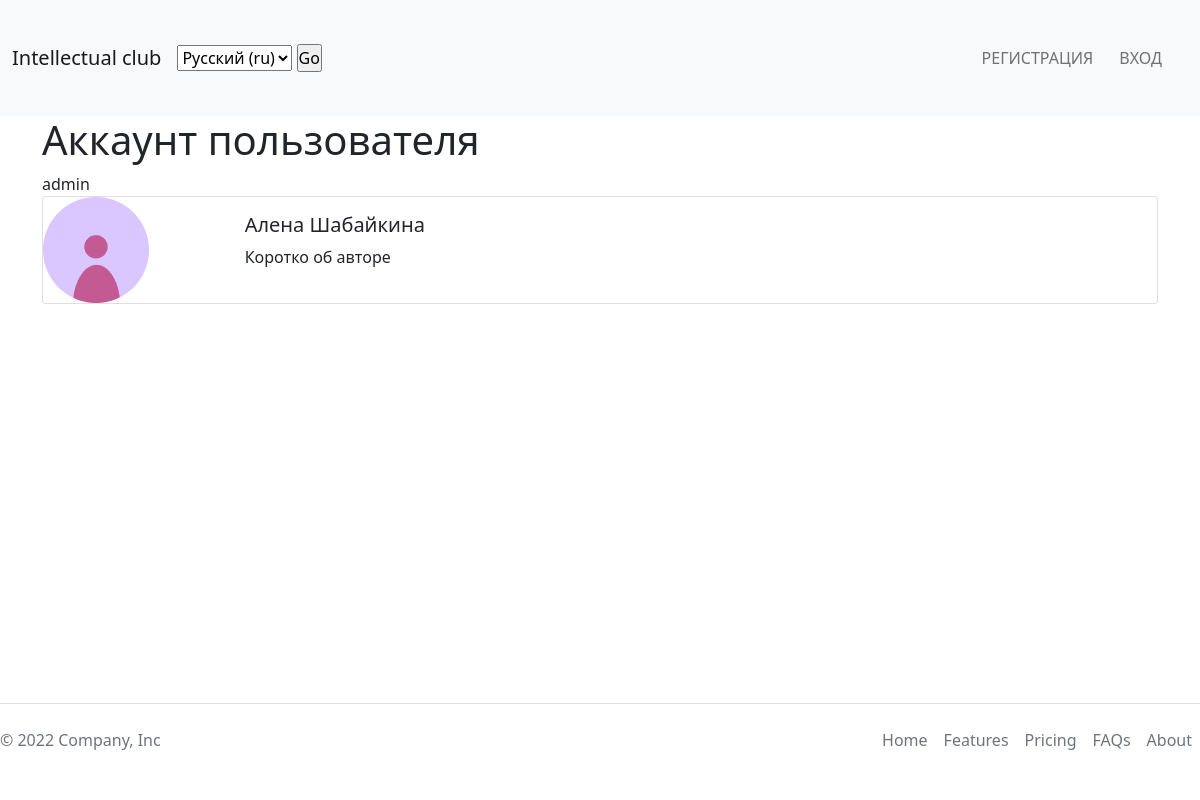
Page /ru/1/profile on the committed database.
### account/models.py (models this page shows)
class Profile(models.Model):
    user = models.OneToOneField(User, on_delete=models.CASCADE, null=True)
    profile_pic = models.ImageField(
        "Изображение", null=True, upload_to='photos/profile_pic/')
    def __str__(self):
        return "%s" % self.user
    class Meta:
        verbose_name = "Профиль"
        verbose_name_plural = "Профили"

### account/views.py (the view)
# urls.py: path('<int:pk>/profile', views.ShowUserPageView.as_view(), name='show_profile'),
class ShowUserPageView(DetailView):
    model = Profile
    template_name = 'account/user_profile.html'
    def get_context_data(self, *args, **kwargs):
        context = super(ShowUserPageView, self).get_context_data(
            *args, **kwargs)
        page_user = get_object_or_404(Profile, id=self.kwargs['pk'])
        context["page_user"] = page_user
        return context

### account/templates/account/user_profile.html
{% extends 'main/base.html' %}
{% load static %}
{% load i18n %}
{% block content %}
<div class="container">
    <h1>{% trans 'Аккаунт пользователя' %}</h1>
    {{ page_user }}
    <div class="card mb-3">
        <div class="row g-0">
            <div class="col-md-2">
                {% if page_user.profile.profile_pic %}
                <img src="{{page_user.profile.profile_pic.url}}" class="img-fluid rounded-start">
                {% else %}
                <img src="{% static 'main/images/account_default.png' %}">
                {% endif %}
            </div>
            <div class="col-md-10">
                <div class="card-body">
                    <h5 class="card-title">{{ page_user.user.first_name }} {{ page_user.user.last_name }}</h5>
                    <p class="card-text">Коротко об авторе</p>
                </div>
            </div>
        </div>
    </div>
</div>
{% endblock %}

### main/static/main/css/style.css (style rules this page uses)
html, body { position: relative; min-height: 100vh; background-color: #edeef0; }
body { padding-bottom: 133px; }
* { margin: 0; padding: 0; box-sizing: border-box; list-style: none; text-decoration: none; }
.container { max-width: 1400px; width: 100%; padding: 0 30px; margin: 0 auto; }

### rows in the picture
Profile: user.username "admin", user.first_name "Алена", user.last_name "Шабайкина"

### other values in the picture
form field language "Русский (ru)"
